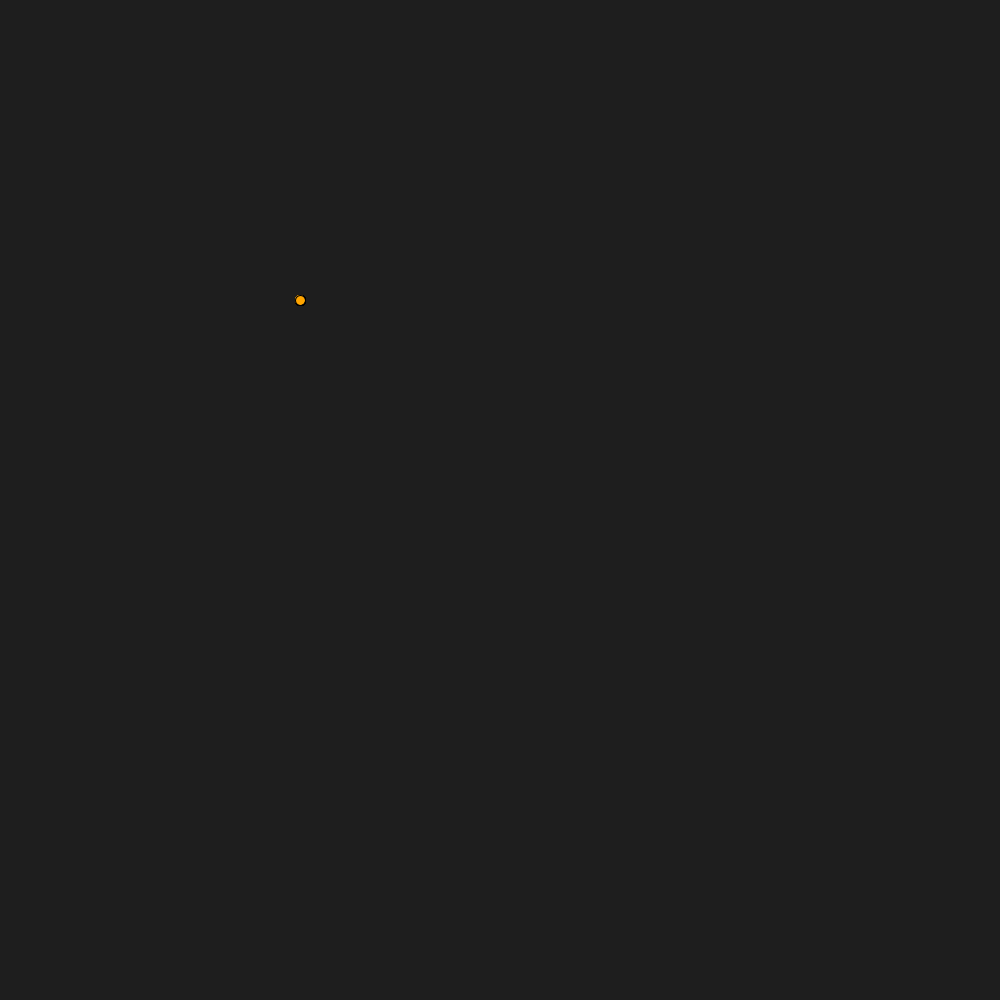
Frame 1 (no input)
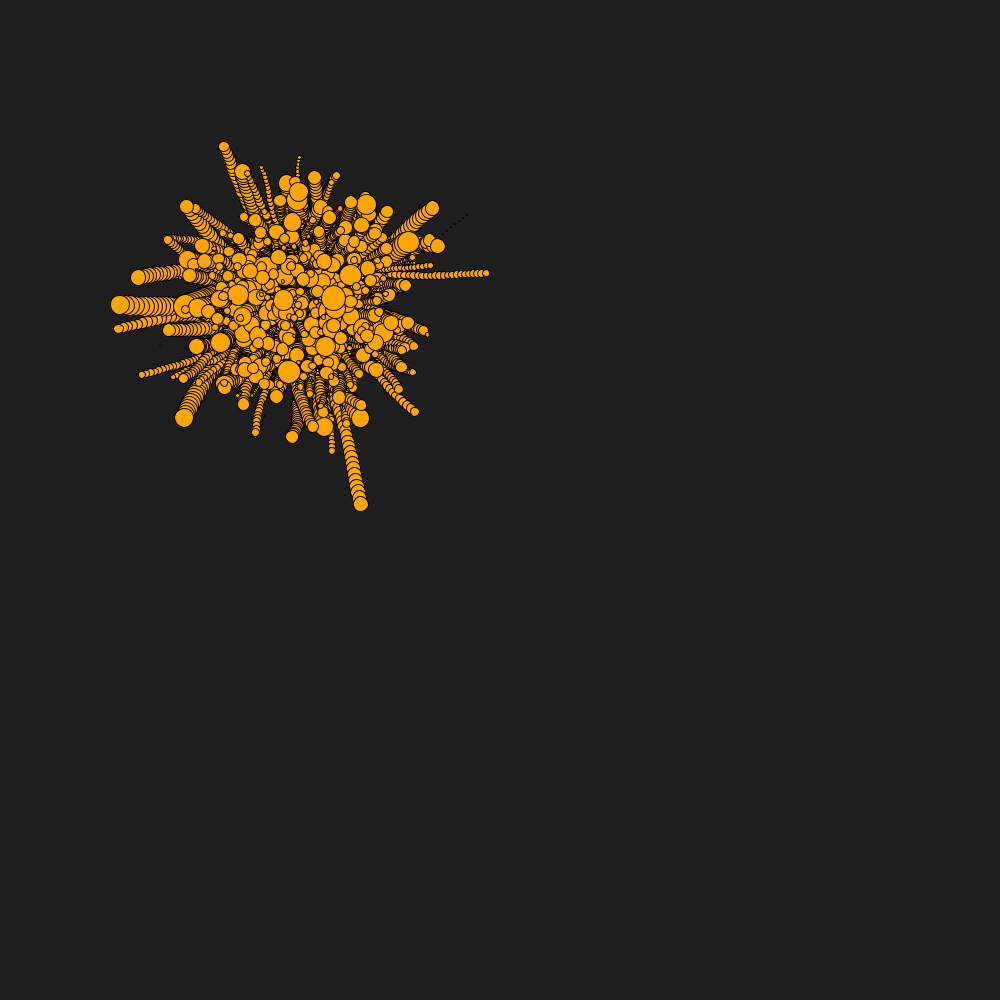
Frame 60 (the mouse pressed at the canvas centre just before this capture)
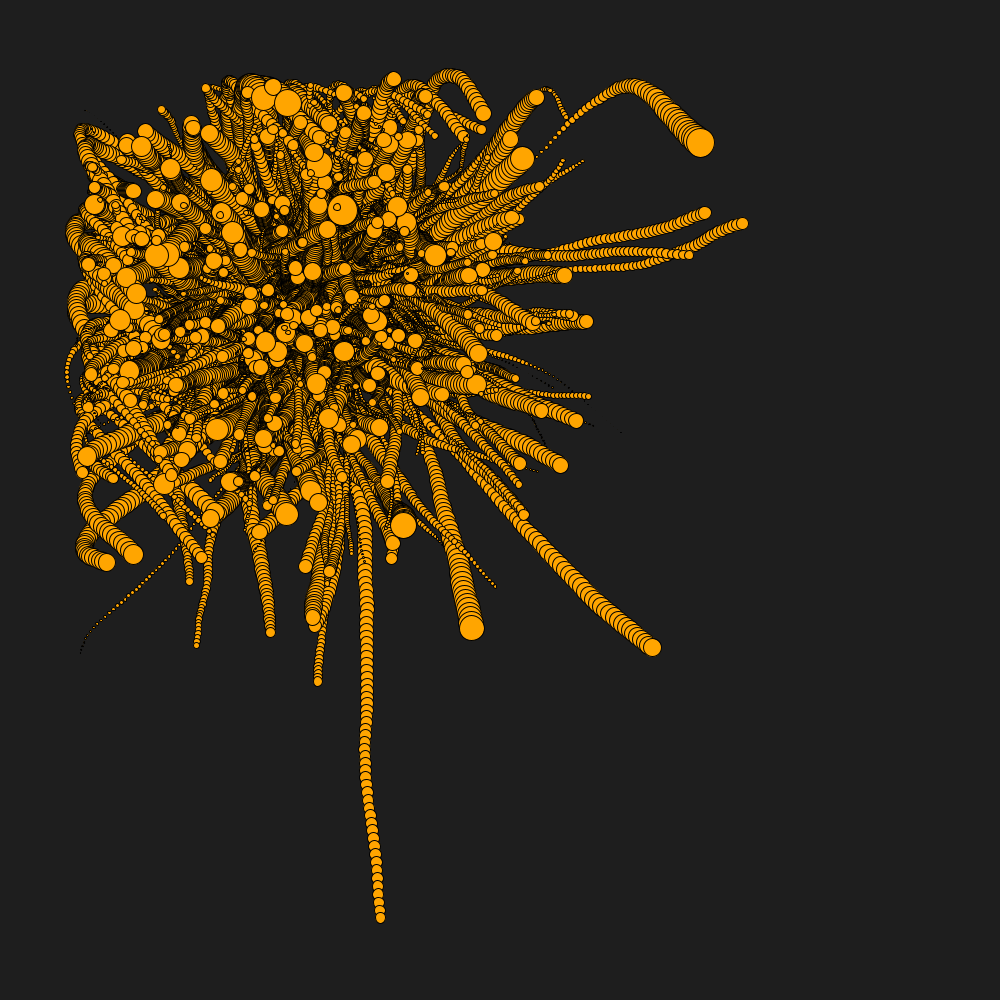
Frame 120 (the mouse held since frame 60 and released just before this capture)

The Processing sketch that drew these frames (run headless with seeded random() and noise(); from frame 60 on, the mouse is pressed at the canvas centre):

// Processing sketch: GrowingWorms
// ── GrowingWorms.pde
ArrayList<painter> lista = new ArrayList<painter>();




void setup() {
  size(1000, 1000);

  background(30);

  for(int i = 0; i < 500 ; i++){
      painter pai = new painter(300,300);
  lista.add(pai);
  }
}

void draw() {
  for(painter pai : lista){
    pai.draw();
  pai.move();
  //pai.fill = ChangeColor(pai.fill);
  }  
}

void mouseClicked(){
save("Images/worms"+frameCount+".png");
}


class painter{
  float x;
  float y;
  float dy;
  float dx;
  float size = 10;
  float dsize = 0;
  color stroke = color(0);
  color fill = color(255,165,0);

painter(
  float x,
  float y)
  {
    this.x = x;
    this.y = y;
    this.dx = random(-1,1);
    this.dy = random(-1,1);
}

void draw(){

stroke(this.stroke);
fill(this.fill);
ellipse(this.x, this.y, this.size, this.size);
}

void move(){
this.x += this.dx;
this.y += this.dy;
this.dx += 3*random(-0.1,0.1);
this.dy += 3*random(-0.1,0.1);
this.size += this.dsize;
this.dsize += random(-0.05,0.05);

  this.toCenter();


}

void toCenter(){
  if( abs(this.x - width/2)+100 > width/2 || abs(this.y - height/2)+100 > height/2) {
  this.dx -= (this.x - width/2)/1000;
  this.dy -= (this.y - height/2)/1000;
  }
  this.dsize -= (this.size -10)/1000;
  
  if (abs(this.dx)+abs(this.dy) > 10){
    this.dx/=2;
    this.dy/=2;
  }
}
}


color ChangeColor(color col){
 float r = red(col)/255;
 float g = green(col)/255;
 float b = blue(col)/255;
 
 r = (r + noise(frameCount/1000+1020))/2;
  g = (g + noise(frameCount/1000))/2;
   b = (b + noise(frameCount/1000 + 32456))/2;
   
   
   return color(r*255,g*255,b*255);

}
